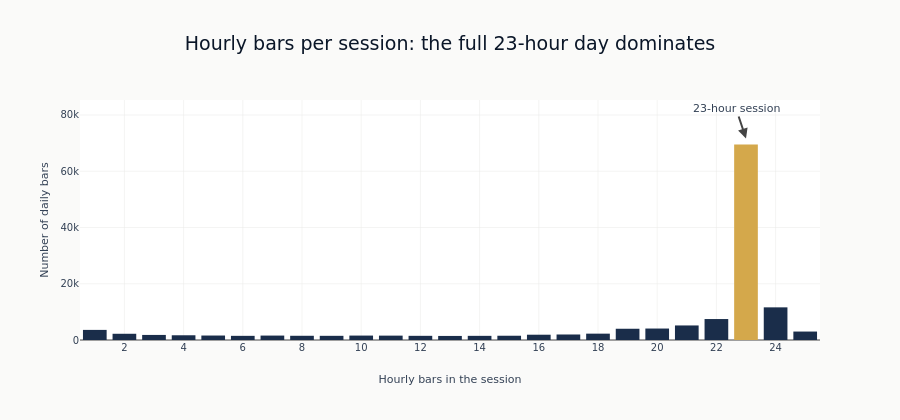

The code cell stored with this chart in its notebook:
### Markdown cell above
## 5. Validate Aggregation

Check that daily aggregation is correct:
- Bar counts should be ~23 per session (23-hour trading day)
- OHLC relationships should hold (Low ≤ Open/Close ≤ High)

### Code cell
bar_counts = daily.group_by("bar_count").len().sort("bar_count")
typical_sessions = daily.filter(pl.col("bar_count").is_between(20, 24))
print(f"Typical sessions (20-24 bars): {len(typical_sessions):,} / {len(daily):,}")

# Highlight the modal (most common) bucket; a full 23-hour session dominates.
_modal_bars = bar_counts.sort("len", descending=True)["bar_count"][0]
fig = go.Figure(
    go.Bar(
        x=bar_counts["bar_count"].to_list(),
        y=bar_counts["len"].to_list(),
        marker_color=[
            COLORS["amber"] if bc == _modal_bars else COLORS["slate"]
            for bc in bar_counts["bar_count"].to_list()
        ],
    )
)
fig.add_annotation(
    x=_modal_bars,
    y=bar_counts.filter(pl.col("bar_count") == _modal_bars)["len"][0],
    text=f"{_modal_bars}-hour session",
    showarrow=True,
    arrowhead=2,
    yshift=6,
)
fig.update_layout(
    title="Hourly bars per session: the full 23-hour day dominates",
    xaxis_title="Hourly bars in the session",
    yaxis_title="Number of daily bars",
    height=420,
    showlegend=False,
    xaxis=dict(dtick=2),
)
fig.show()

### Figure 1 — Plotly figure (JSON) as saved in the notebook; plotly's stock layout.template omitted (floating-point values rounded to 4 significant figures)
{"data": [{"marker": {"color": ["#1a2d4a", "#1a2d4a", "#1a2d4a", "#1a2d4a", "#1a2d4a", "#1a2d4a", "#1a2d4a", "#1a2d4a", "#1a2d4a", "#1a2d4a", "#1a2d4a", "#1a2d4a", "#1a2d4a", "#1a2d4a", "#1a2d4a", "#1a2d4a", "#1a2d4a", "#1a2d4a", "#1a2d4a", "#1a2d4a", "#1a2d4a", "#1a2d4a", "#D4A84B", "#1a2d4a", "#1a2d4a"]}, "type": "bar", "x": [1, 2, 3, 4, 5, 6, 7, 8, 9, 10, 11, 12, 13, 14, 15, 16, 17, 18, 19, 20, 21, 22, 23, 24, 25], "y": [3591, 2215, 1802, 1683, 1590, 1480, 1572, 1500, 1486, 1572, 1552, 1484, 1442, 1475, 1513, 1880, 1959, 2256, 3999, 4074, 5174, 7451, 69506, 11608, 3003]}], "layout": {"annotations": [{"arrowhead": 2, "showarrow": true, "text": "23-hour session", "x": 23, "y": 69506, "yshift": 6}], "height": 420, "showlegend": false, "title": {"text": "Hourly bars per session: the full 23-hour day dominates"}, "xaxis": {"dtick": 2, "title": {"text": "Hourly bars in the session"}}, "yaxis": {"title": {"text": "Number of daily bars"}}}}
